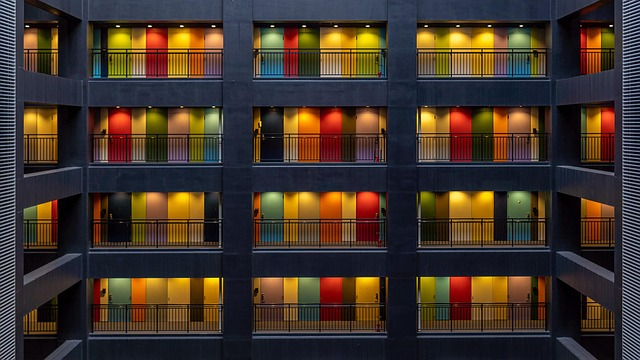
#> input picture Week2/asset/apartment.jpg, 640 x 360 px, found by its file name
$ jupyter execute Lab2_2_Image-Enhancement-with-Statistical-Operation.ipynb
#> lines starting #> are read from the running program, lines starting #| are printed output that depends on the picture
# **Lab2.2 : Image Enhancement with Statistical Operation**

In this lab, you will execute two techniques: Image Histogram Equalization and Histogram Matching. Additionally, you will explore the pixel values of the image through a histogram.

[cell 1]
import cv2
import matplotlib.pyplot as plt
import numpy as np
from mpl_toolkits.axes_grid1 import ImageGrid

## **Histogram Equalization**
Read an image using OpenCV (Use your own image).

[cell 2]
### START CODE HERE ###
path = r'C:\Users\Nickv\Documents\ImageProcessing\Week2\asset\apartment.jpg'
img = cv2.cvtColor(cv2.imread(path), cv2.COLOR_BGR2RGB)
plt.imshow(img)
plt.show()
### END CODE HERE ###

Complete the `plot_histogram()` function below. This function returns the histogram of an image's pixel values, using `cv2.calcHist()`.

[cell 3]
### START CODE HERE ###
def plot_histogram(image):
    colors = ['Red', 'Green', 'Blue']
    for i, color in enumerate(colors):
        hist = cv2.calcHist([image], [i], None, [256], [0, 256])
        plt.plot(hist, color)

    plt.legend(colors)
    return hist
### END CODE HERE ###

Display the output like the reference image below using subplot, where the first plot is the image and the second plot is the histogram of each channel.

<details>

<summary>
<font size="3" color="orange">
<b>Expected output</b>
</font>
</summary>

- The output should resemble this, but not be identical

</details>

[cell 4]
### START CODE HERE ###

fig, axs = plt.subplots(1, 2, figsize=(20, 10))

axs[0].imshow(img)
axs[0].set_title('Original Image')
axs[0].axis('off')
plot_histogram(img)

plt.show()
#> figure, not shown here; panel 2: curve peaks at x = 18, y = 5126; panel 2: curve peaks at x = 0, y = 4962; panel 2: curve peaks at x = 0, y = 16413

### END CODE HERE ###

Now let's equalize the histogram of all channel using `cv2.equalizeHistogram()`<br/>
Display the output like the reference image below using subplot, where the first plot is the image and the second plot is the histogram of each channel that that has been equalized.

<details>

<summary>
<font size="3" color="orange">
<b>Expected output</b>
</font>
</summary>

- The output should resemble this, but not be identical

</details>

[cell 5]
### START CODE HERE ###

b, g, r = cv2.split(img)
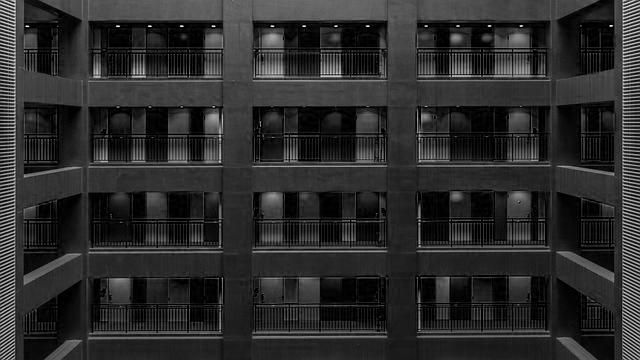
#> r: shape (360, 640); min 0, max 247, mean 43.8

b_equalized = cv2.equalizeHist(b)
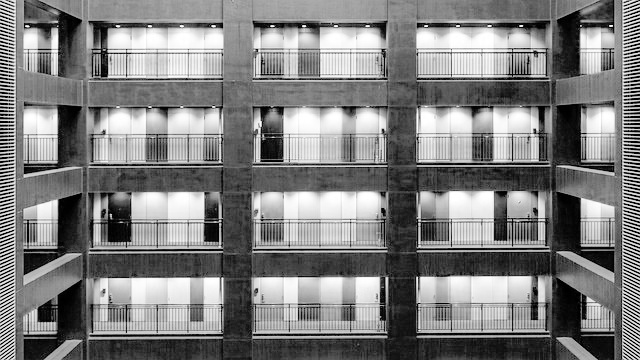
#> b_equalized: shape (360, 640); min 0, max 255, mean 127.2
g_equalized = cv2.equalizeHist(g)
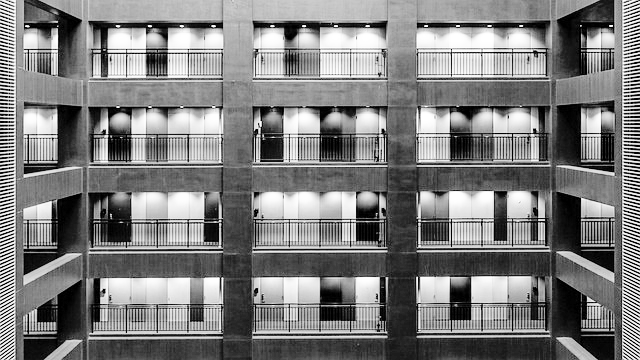
#> g_equalized: shape (360, 640); min 0, max 255, mean 125.9
r_equalized = cv2.equalizeHist(r)
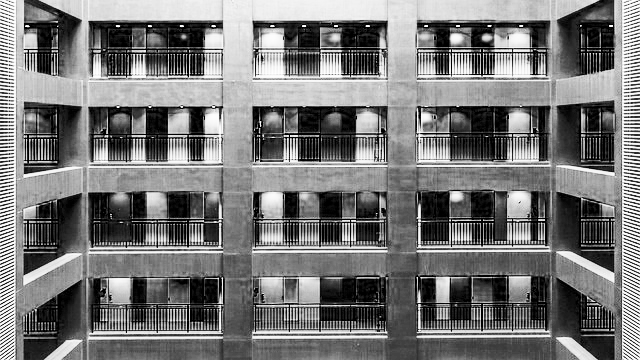
#> r_equalized: shape (360, 640); min 0, max 255, mean 119.7

equalized_image = cv2.merge((b_equalized, g_equalized, r_equalized))
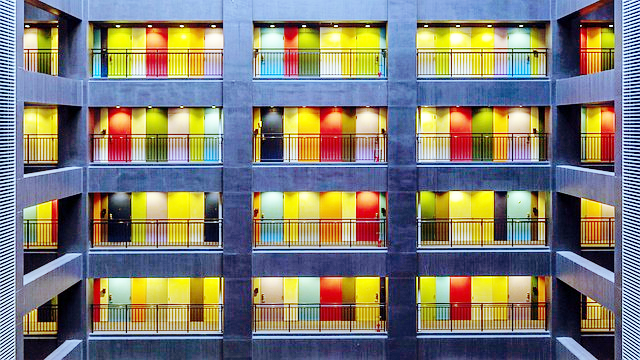
#> equalized_image: shape (360, 640, 3); mean R, G, B 127.2, 125.9, 119.7

equalized_image_rgb = cv2.cvtColor(equalized_image, cv2.COLOR_BGR2RGB)

fig, axs = plt.subplots(1, 2, figsize=(20, 10))
axs[0].imshow(equalized_image_rgb)
axs[0].set_title('Equalized RGB Image')
axs[0].axis('off')
plot_histogram(equalized_image_rgb)
plt.show()
#> figure, not shown here; B, G, R data is drawn as R, G, B; panel 2: curve peaks at x = 0, y = 16413; panel 2: curve peaks at x = 0, y = 4962; panel 2: curve peaks at x = 48, y = 5126

### END CODE HERE ###

## **Image Histogram Matching**
Read 2 images using OpenCV. Use your own images. One image will be the input image and the other will be the template image.

[cell 6]
### START CODE HERE ###

img1 = cv2.cvtColor(cv2.imread(r'asset\apartment.jpg'), cv2.COLOR_BGR2RGB)
img2 = cv2.cvtColor(cv2.imread(r'asset\building.jpeg'), cv2.COLOR_BGR2RGB)
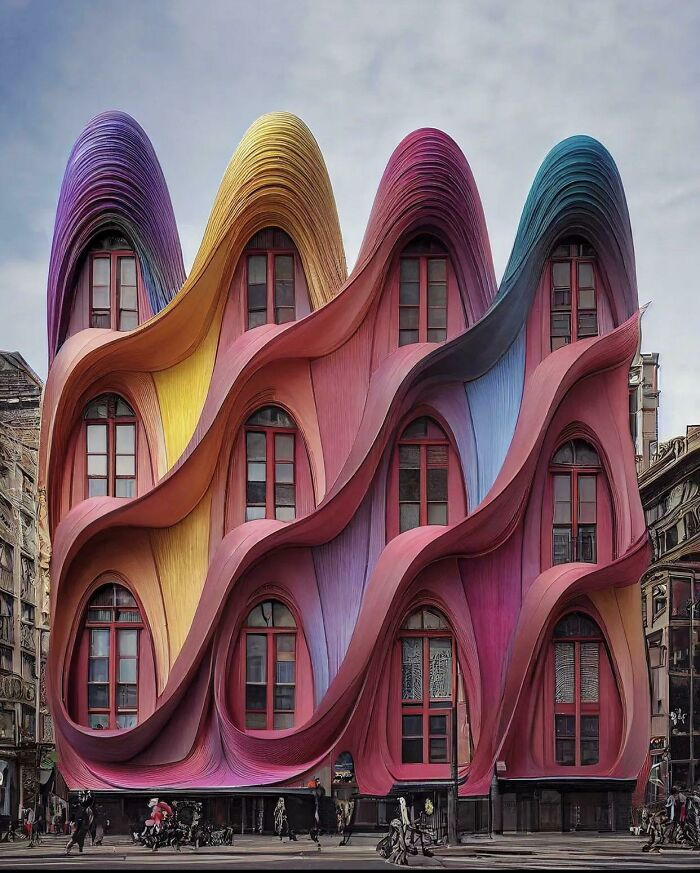
#> input picture Week2/asset/building.jpeg, 700 x 873 px, found by its file name

### END CODE HERE ###

Let's explore 2 images. Use suplot to plot :
- An image
- PDF(Probability Density Function) of each channel
- CDF(Cumulative Distribution Function) of each channel

<details>

<summary>
<font size="3" color="orange">
<b>Expected output</b>
</font>
</summary>

- The output should resemble this, but not be identical

</details>

[cell 7]
### START CODE HERE ###

channels = cv2.split(img1)
colors = ['blue', 'green', 'red']

fig, axs = plt.subplots(2, 3, figsize=(20, 10))


axs[0][0].imshow(img1)
axs[0][0].set_title('img1')

for i, (channel, color) in enumerate(zip(channels, colors)):
    hist = cv2.calcHist([channel], [0], None, [256], [0, 256])
    pdf = hist / hist.sum()
    axs[0][1].plot(pdf, color=color)
#> this loop made 3 passes
#> color on passes 1 to 3: 'blue', 'green', 'red'

axs[0][1].set_title('PDF')

for i, (channel, color) in enumerate(zip(channels, colors)):
    hist = cv2.calcHist([channel], [0], None, [256], [0, 256])
    pdf = hist / hist.sum()
    cdf = np.cumsum(pdf)
    axs[0][2].plot(cdf, color=color)

axs[0][2].set_title('CDF')

channels = cv2.split(img2)

axs[1][0].imshow(img2)
axs[1][0].set_title('img2')

for i, (channel, color) in enumerate(zip(channels, colors)):
    hist = cv2.calcHist([channel], [0], None, [256], [0, 256])
    pdf = hist / hist.sum()
    axs[1][1].plot(pdf, color=color)

axs[1][1].set_title('PDF')

for i, (channel, color) in enumerate(zip(channels, colors)):
    hist = cv2.calcHist([channel], [0], None, [256], [0, 256])
    pdf = hist / hist.sum()
    cdf = np.cumsum(pdf)
    axs[1][2].plot(cdf, color=color)

axs[1][2].set_title('CDF')

plt.show()
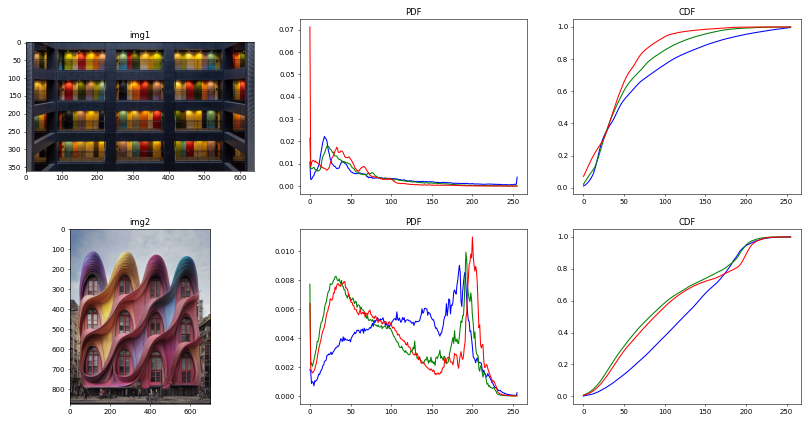
#> figure drawn by matplotlib, 6 panels; panel 2: curve peaks at x = 18, y = 0.0222; panel 2: curve peaks at x = 0, y = 0.0215; panel 2: curve peaks at x = 0, y = 0.0712; panel 3: curve peaks at x = 255, y = 1


### END CODE HERE ###

Perform Histogram matching in the cell below.
Show the result like the reference image below.

<details>

<summary>
<font size="3" color="orange">
<b>Expected output</b>
</font>
</summary>

- The output should resemble this, but not be identical

</details>

[cell 8]
### START CODE HERE ###

def compute_pdf_cdf(image):
    hist, bins = np.histogram(image.flatten(), 256, [0, 256])
    pdf = hist / np.sum(hist)
    cdf = pdf.cumsum()
    return pdf, cdf

def plot_pdf_cdf(axs, row, pdfs, cdfs):
    colors = ['red', 'green', 'blue']
    for (pdf, cdf, color) in (zip(pdfs, cdfs, colors)):
        axs[row][1].plot(np.arange(256), pdf, color=color)
        axs[row][2].plot(np.arange(256), cdf, color=color)
    axs[row][1].set_title('PDF')
    axs[row][2].set_title('CDF')

def get_pdfs_cdfs(image):
    channels = cv2.split(image)
    pdfs, cdfs = [], []
    for channel in channels:
        pdf, cdf = compute_pdf_cdf(channel)
        pdfs.append(pdf)
        cdfs.append(cdf)
    return pdfs, cdfs

def histogram_matching(img1, img2):
    img1_channels = cv2.split(img1)
    img2_channels = cv2.split(img2)
    matched_channels = []

    for img1_channel, img2_channel in zip(img1_channels, img2_channels):
        img1_pdf, img1_cdf = compute_pdf_cdf(img1_channel)
        img2_pdf, img2_cdf = compute_pdf_cdf(img2_channel)
        mapping = np.zeros(256, dtype=np.uint8)
        for i in range(256):
            diff = np.abs(img2_cdf - img1_cdf[i])
            mapping[i] = np.argmin(diff)
        matched_channel = mapping[img1_channel]
        matched_channels.append(matched_channel)

    matched_image = cv2.merge(matched_channels)
    return matched_image

fig, axs = plt.subplots(3, 3, figsize=(20, 10))

axs[0][0].imshow(img1)
axs[0][0].set_title('Original')
axs[0][0].axis('off')

axs[1][0].imshow(img2)
axs[1][0].set_title('Template')
axs[1][0].axis('off')

pdfs, cdfs = get_pdfs_cdfs(img1)
#> the loop in get_pdfs_cdfs, `for channel in channels:` made 3 passes
#> after the loop in get_pdfs_cdfs, `for channel in channels:`: cdfs = 3 items
#> pdfs = 3 items; cdfs = 3 items
plot_pdf_cdf(axs, 0, pdfs, cdfs)
#> the loop in plot_pdf_cdf, `for (pdf, cdf, color) in (zip(pdfs, cdfs, colors)):` made 3 passes

pdfs, cdfs = get_pdfs_cdfs(img2)
#> the loop in get_pdfs_cdfs (call 2), `for channel in channels:` made 3 passes
plot_pdf_cdf(axs, 1, pdfs, cdfs)
#> the loop in plot_pdf_cdf (call 2), `for (pdf, cdf, color) in (zip(pdfs, cdfs, colors)):` made 3 passes

matched_image = histogram_matching(img1, img2)
#> the loop in histogram_matching, `for img1_channel, img2_channel in zip(img1_channels, img2_channels):` made 3 passes
#> pass 3, in histogram_matching, `matched_channel = mapping[img1_channel]`:
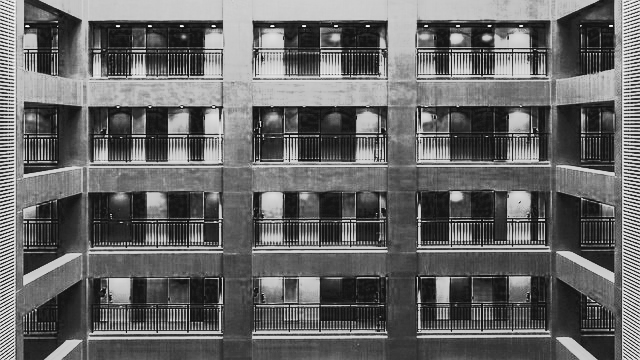
#> matched_channel: shape (360, 640); min 20, max 255, mean 103.6
#> in histogram_matching, `matched_image = cv2.merge(matched_channels)`:
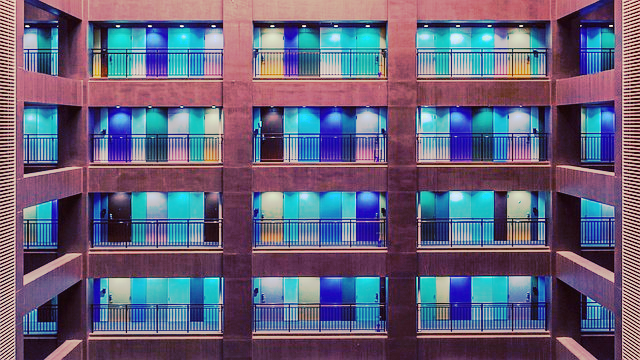
#> matched_image: shape (360, 640, 3); mean of channels 0, 1, 2 121.6, 96.9, 103.6; drawn as B, G, R

axs[2][0].imshow(matched_image)
axs[2][0].set_title('Histogram Matching')
axs[2][0].axis('off')

pdfs, cdfs = get_pdfs_cdfs(matched_image)
plot_pdf_cdf(axs, 2, pdfs, cdfs)

plt.show()
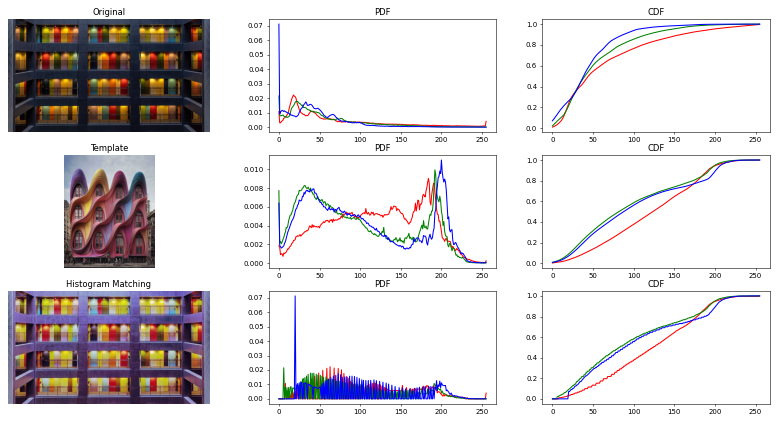
#> figure drawn by matplotlib, 9 panels; panel 2: curve peaks at x = 18, y = 0.0222; panel 2: curve peaks at x = 0, y = 0.0215; panel 2: curve peaks at x = 0, y = 0.0712; panel 3: curve peaks at x = 255, y = 1

### END CODE HERE ###
